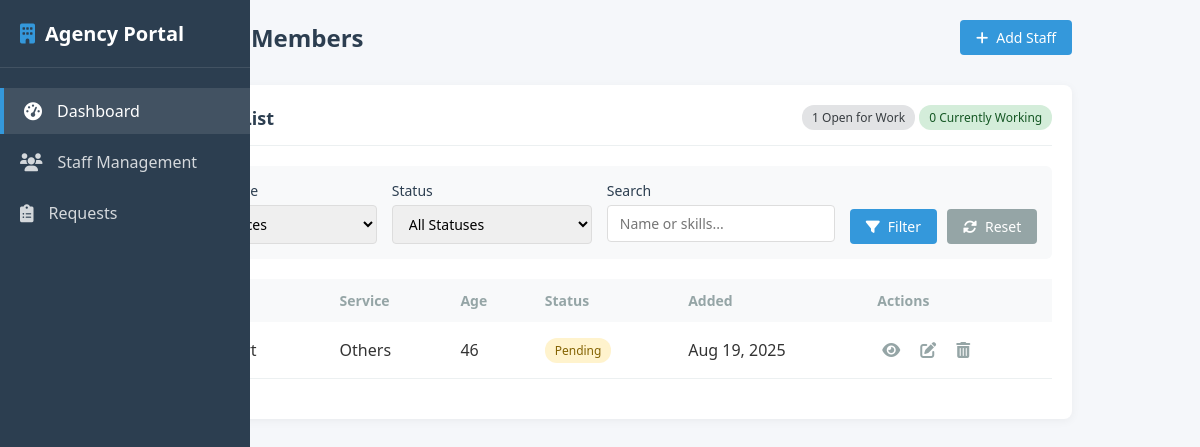
Page /staff/list (signed in) on the committed database.
### services/models.py (models this page shows, shortened)
class Staff(models.Model):
    SERVICE_TYPES = (
        ('Maid', 'Maid'),
        ('Driver', 'Driver'),
        ('Security Guard', 'Security Guard'),
        ('Gardener', 'Gardener'),
        ('Babysitter', 'Babysitter'),
        ('Others', 'Others'),
    )
    STAFF_STATUS = (
        ('Pending', 'Pending'),  #active for work
        ('Active', 'Active'),     #at a work
    )
    agency = models.ForeignKey(Agency, on_delete=models.CASCADE, related_name='agency')
    full_name = models.CharField(max_length=255, help_text="Full name or alias")
    photo = models.ImageField(upload_to='staff_photos/', blank=True, null=True)
    age = models.PositiveIntegerField()
    address = models.CharField(max_length=255, help_text="Residential or work area")
    service_type = models.CharField(max_length=50, choices=SERVICE_TYPES)
    skills_duties = models.TextField(help_text="Describe skills or duties")
    experience_years = models.PositiveIntegerField(default=0)
    languages = models.CharField(max_length=255, help_text="Comma-separated list of languages")
    availability = models.CharField(max_length=100, help_text="E.g. Mon–Fri, 8am–5pm")
    notes = models.TextField(blank=True, null=True)
    status = models.CharField(max_length=20, choices=STAFF_STATUS, default='Pending')
    contact_number = models.CharField(max_length=20)
    email = models.EmailField()
    created_at = models.DateTimeField(auto_now_add=True)
    updated_at = models.DateTimeField(auto_now=True)
    class Meta:
        verbose_name = "Staff Member"
        verbose_name_plural = "Staff Members"
        ordering = ['-created_at']

### services/views.py (the view)
# urls.py: path('staff/list', views.staff_list, name='staff_list'),
def staff_list(request):
    agency = Agency.objects.get(user=request.user)
    staff_queryset = Staff.objects.filter(agency=agency)
    service_type = request.GET.get('service_type')
    status = request.GET.get('status')
    search_query = request.GET.get('search', '').strip()
    if service_type:
        staff_queryset = staff_queryset.filter(service_type=service_type)
    if status:
        staff_queryset = staff_queryset.filter(status=status)
    if search_query:
        staff_queryset = staff_queryset.filter(
            models.Q(full_name__icontains=search_query) |
            models.Q(skills_duties__icontains=search_query) |
            models.Q(languages__icontains=search_query)
        )
    status_counts = staff_queryset.values('status').annotate(count=Count('status'))
    staff_count = {choice[0]: 0 for choice in Staff.STAFF_STATUS}
    for item in status_counts:
        staff_count[item['status']] = item['count']
    paginator = Paginator(staff_queryset.order_by('-created_at'), 25)  # 25 items per page
    page_number = request.GET.get('page')
    staff_page = paginator.get_page(page_number)
    context = {
        'staff_page': staff_page,
        'service_types': Staff.SERVICE_TYPES,
        'status_choices': Staff.STAFF_STATUS,
        'staff_count': staff_count,
        'agency': agency
    }
    return render(request, 'services/stafflist.html', context)

### templates/services/stafflist.html (shortened to what this page needs)
{% extends 'services/agencybase.html' %}
{% load static %}
{% block content %}
    <div class="container">
        <div class="header">
            <h1> Staff Members</h1>
            <a href="{% url 'add_staff' %}" class="btn">
                <i class="fas fa-plus"></i> Add Staff
            </a>
        </div>
        <div class="section">
            <div class="section-header">
                <h3> Staff List</h3>
                <div>
                    <span class="badge submitted" id="pending-count">{{ staff_count.Pending }} Open for Work</span>
                    <span class="badge approved" id="active-count">{{ staff_count.Active }} Currently Working</span>
                </div>
            </div>
            <div class="filters">
                <div class="filter-group">
                    <label for="service_type">Service Type</label>
                    <select name="service_type" id="service_type">
                        <option value="">All Services</option>
                    </select>
                </div>
                <div class="filter-group">
                    <label for="status">Status</label>
                    <select name="status" id="status">
                        <option value="">All Statuses</option>
                    </select>
                </div>
                <div class="filter-group">
                    <label for="search">Search</label>
                    <input type="text" name="search" id="search" placeholder="Name or skills...">
                </div>
                <div class="filter-actions">
                    <button type="button" id="filter-btn" class="btn">
                        <i class="fas fa-filter"></i> Filter
                    </button>
                    <button type="button" id="reset-btn" class="btn btn-secondary">
                        <i class="fas fa-sync-alt"></i> Reset
                    </button>
                </div>
            </div>
            <table class="staff-table" id="staff-table">
                <thead>
                    <tr>
                        <th>Name</th>
                        <th>Service</th>
                        <th>Age</th>
                        <th>Status</th>
                        <th>Added</th>
                        <th>Actions</th>
                    </tr>
                </thead>
                <tbody id="staff-tbody">
                    {% for staff in staff_page %}
                    <tr data-service="{{ staff.service_type }}" data-status="{{ staff.status }}" data-search="{{ staff.full_name|lower }} {{ staff.skills|default:''|lower }}">
                        <td>
                            <div class="staff-name">
                                <span class="staff-name-text">{{ staff.full_name }}</span>
                            </div>
                        </td>
                        <td class="staff-service">{{ staff.service_type }}</td>
                        <td class="staff-age">{{ staff.age }}</td>
                        <td><span class="badge {{ staff.status|lower }} staff-status">{{ staff.get_status_display }}</span></td>
                        <td class="staff-date">{{ staff.created_at|date:"M d, Y" }}</td>
                        <td>
                            <div class="actions">
                                <a href="{% url 'view_staff' staff.id %}" class="action-btn" title="View">
                                    <i class="fas fa-eye"></i>
                                </a>
                                <a href="{% url 'edit_staff' staff.id %}" class="action-btn" title="Edit">
                                    <i class="fas fa-edit"></i>
                                </a>
                                <a href="{% url 'delete_staff' staff.id %}" class="action-btn delete" title="Delete">
                                    <i class="fas fa-trash-alt"></i>
                                </a>
                            </div>
                        </td>
                    </tr>
                    {% endfor %}
                </tbody>
            </table>
        </div>
    </div>
    {% endblock %}

### templates/services/agencybase.html (style rules this page uses)
:root { --primary: #3498db; --success: #2ecc71; --warning: #f39c12; --danger: #e74c3c; --purple: #9b59b6; --dark: #2c3e50; --light: #ecf0f1; --gray: #95a5a6; --sidebar-width: 250px; }
* { margin: 0; padding: 0; box-sizing: border-box; font-family: 'Segoe UI', Tahoma, Geneva, Verdana, sans-serif; }
body { background: #f5f7fa; color: #333; display: flex; }
.container { max-width: 1200px; margin: 0 auto; padding: 20px; }
.header { display: flex; justify-content: space-between; align-items: center; margin-bottom: 30px; }
.header h1 { font-size: 24px; color: var(--dark); }
.btn { padding: 8px 16px; background: var(--primary); color: white; border: none; border-radius: 4px; cursor: pointer; font-size: 14px; text-decoration: none; display: inline-flex; align-items: center; }
.btn i { margin-right: 8px; }
.section { background: white; border-radius: 8px; padding: 20px; margin-bottom: 30px; box-shadow: 0 2px 10px rgba(0, 0, 0, 0.05); }
.section-header { display: flex; justify-content: space-between; align-items: center; margin-bottom: 20px; padding-bottom: 15px; border-bottom: 1px solid var(--light); }
.section-header h3 { font-size: 18px; font-weight: 600; color: var(--dark); }
.staff-table { width: 100%; border-collapse: collapse; }
.staff-table th { text-align: left; padding: 12px 15px; background: #f8f9fa; color: var(--gray); font-weight: 600; font-size: 14px; }
.staff-table td { padding: 12px 15px; border-bottom: 1px solid var(--light); }
.staff-name { display: flex; align-items: center; }
.badge { display: inline-block; padding: 4px 10px; border-radius: 12px; font-size: 12px; font-weight: 500; }
.badge.approved { background: #d4edda; color: #155724; }
.badge.pending { background: #fff3cd; color: #856404; }
.actions { display: flex; gap: 10px; }
.action-btn { color: var(--gray); padding: 5px; border-radius: 4px; transition: all 0.2s ease; }

### templates/services/stafflist.html (style rules this page uses)
:root { --primary: #3498db; --success: #2ecc71; --warning: #f39c12; --danger: #e74c3c; --purple: #9b59b6; --dark: #2c3e50; --light: #ecf0f1; --gray: #95a5a6; }
* { margin: 0; padding: 0; box-sizing: border-box; font-family: 'Segoe UI', Tahoma, Geneva, Verdana, sans-serif; }
body { background: #f5f7fa; color: #333; }
.container { max-width: 1200px; margin: 0 auto; padding: 20px; }
.header { display: flex; justify-content: space-between; align-items: center; margin-bottom: 30px; }
.header h1 { font-size: 24px; color: var(--dark); }
.btn { padding: 8px 16px; background: var(--primary); color: white; border: none; border-radius: 4px; cursor: pointer; font-size: 14px; text-decoration: none; display: inline-flex; align-items: center; }
.btn i { margin-right: 8px; }
.btn-secondary { background: var(--gray); }
.section { background: white; border-radius: 8px; padding: 20px; margin-bottom: 30px; box-shadow: 0 2px 10px rgba(0, 0, 0, 0.05); }
.section-header { display: flex; justify-content: space-between; align-items: center; margin-bottom: 20px; padding-bottom: 15px; border-bottom: 1px solid var(--light); }
.section-header h3 { font-size: 18px; font-weight: 600; color: var(--dark); }
.filters { display: flex; flex-wrap: wrap; gap: 15px; margin-bottom: 20px; padding: 15px; background: #f8f9fa; border-radius: 6px; }
.filter-group { display: flex; flex-direction: column; min-width: 200px; }
.filter-group label { font-size: 14px; margin-bottom: 5px; color: var(--dark); font-weight: 500; }
.filter-group select, .filter-group input { padding: 8px 12px; border: 1px solid #ddd; border-radius: 4px; font-size: 14px; }
.filter-actions { display: flex; align-items: flex-end; gap: 10px; }
.staff-table { width: 100%; border-collapse: collapse; }
.staff-table th { text-align: left; padding: 12px 15px; background: #f8f9fa; color: var(--gray); font-weight: 600; font-size: 14px; }
.staff-table td { padding: 12px 15px; border-bottom: 1px solid var(--light); }
.staff-name { display: flex; align-items: center; }
.badge { display: inline-block; padding: 4px 10px; border-radius: 12px; font-size: 12px; font-weight: 500; }
.badge.submitted { background: #e2e3e5; color: #383d41; }
.badge.approved { background: #d4edda; color: #155724; }
.badge.pending { background: #fff3cd; color: #856404; }
.actions { display: flex; gap: 10px; }
.action-btn { color: var(--gray); padding: 5px; border-radius: 4px; transition: all 0.2s ease; }

### rows in the picture
Staff: service_type "Others", age "46", status "Pending", created_at "Aug 19, 2025"

### other values in the picture
{{ staff_count.Pending }} "1"
{{ staff_count.Active }} "0"
